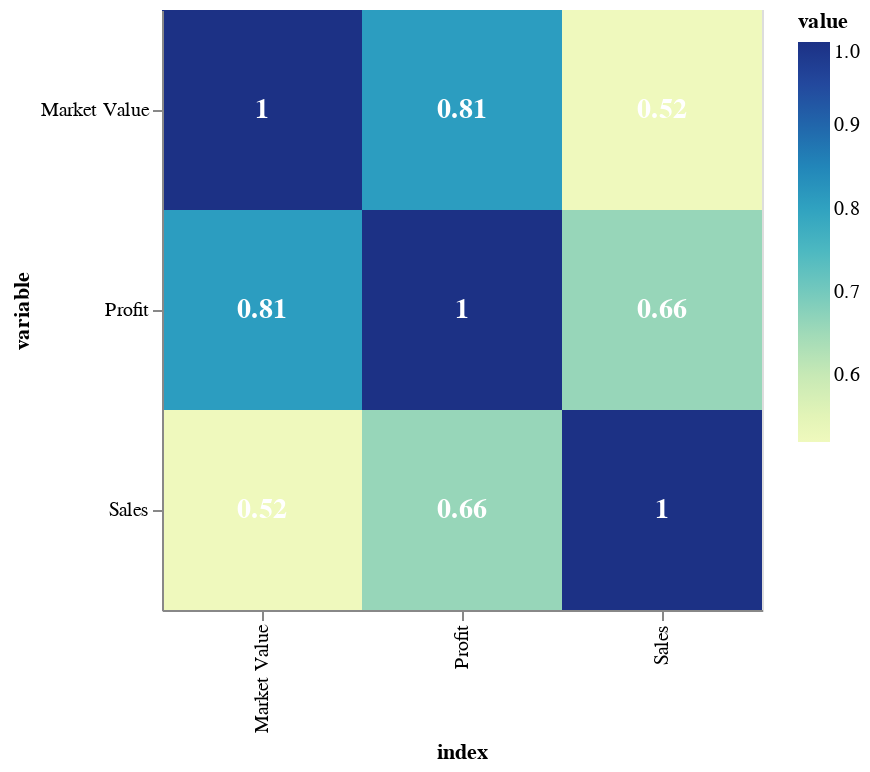

Notebook cell for this chart:
### Markdown cell above
#### **Correlation matrix for the financial variables**

### Code cell
import altair as alt
import pandas as pd

# Assuming df is already loaded and contains the necessary columns

# Create a correlation matrix for the selected columns
corr_matrix = df[['Sales', 'Profit', 'Market Value']].corr()

# Melt the correlation matrix for visualization
corr_df = corr_matrix.reset_index().melt(id_vars="index")
corr_df['value'] = corr_df['value'].round(2)

# Create the heatmap with text annotations
heatmap = alt.Chart(corr_df).mark_rect().encode(
    x='index:N',
    y='variable:N',
    color='value:Q',
    tooltip=['index:N', 'variable:N', 'value:Q']
).properties(
    width=300,
    height=300
)

# Add text annotations to the heatmap
heatmap_with_text = heatmap + alt.Chart(corr_df).mark_text(
    align='center',
    baseline='middle',
    fontSize=14,
    fontWeight='bold',
    color='white'
).encode(
    x='index:N',
    y='variable:N',
    text='value:Q'
)

heatmap_with_text.show()

### Figure 1 — Vega-Lite specification as saved in the notebook (floating-point values rounded to 4 significant figures)
{"config": {"view": {"continuousWidth": 300, "continuousHeight": 300}}, "layer": [{"mark": {"type": "rect"}, "encoding": {"color": {"field": "value", "type": "quantitative"}, "tooltip": [{"field": "index", "type": "nominal"}, {"field": "variable", "type": "nominal"}, {"field": "value", "type": "quantitative"}], "x": {"field": "index", "type": "nominal"}, "y": {"field": "variable", "type": "nominal"}}}, {"mark": {"type": "text", "align": "center", "baseline": "middle", "color": "white", "fontSize": 14, "fontWeight": "bold"}, "encoding": {"text": {"field": "value", "type": "quantitative"}, "x": {"field": "index", "type": "nominal"}, "y": {"field": "variable", "type": "nominal"}}}], "data": {"name": "data-6f4484b3bd2147b4a731da2ec5ede5d4"}, "height": 300, "width": 300, "$schema": "https://vega.github.io/schema/vega-lite/v5.20.1.json", "datasets": {"data-6f4484b3bd2147b4a731da2ec5ede5d4": [{"index": "Sales", "variable": "Sales", "value": 1.0}, {"index": "Profit", "variable": "Sales", "value": 0.66}, {"index": "Market Value", "variable": "Sales", "value": 0.52}, {"index": "Sales", "variable": "Profit", "value": 0.66}, {"index": "Profit", "variable": "Profit", "value": 1.0}, {"index": "Market Value", "variable": "Profit", "value": 0.81}, {"index": "Sales", "variable": "Market Value", "value": 0.52}, {"index": "Profit", "variable": "Market Value", "value": 0.81}, {"index": "Market Value", "variable": "Market Value", "value": 1.0}]}}
